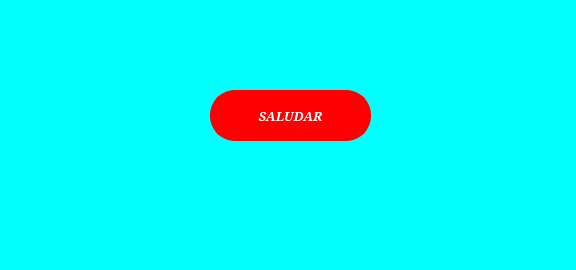
<?xml version="1.0" encoding="UTF-8"?>
<ui version="4.0">
 <class>MainWindow</class>
 <widget class="QMainWindow" name="MainWindow">
  <property name="geometry">
   <rect>
    <x>0</x>
    <y>0</y>
    <width>576</width>
    <height>270</height>
   </rect>
  </property>
  <property name="windowTitle">
   <string>MainWindow</string>
  </property>
  <property name="styleSheet">
   <string notr="true">background-color: rgb(0, 255, 255);
border-radius: 10px;

</string>
  </property>
  <widget class="QWidget" name="centralwidget">
   <widget class="QPushButton" name="btn_saludar">
    <property name="geometry">
     <rect>
      <x>210</x>
      <y>90</y>
      <width>161</width>
      <height>51</height>
     </rect>
    </property>
    <property name="font">
     <font>
      <family>MS Serif</family>
      <pointsize>10</pointsize>
      <weight>75</weight>
      <italic>true</italic>
      <bold>true</bold>
      <underline>false</underline>
      <strikeout>false</strikeout>
     </font>
    </property>
    <property name="toolTip">
     <string>&lt;html&gt;&lt;head/&gt;&lt;body&gt;&lt;p&gt;&lt;span style=&quot; font-size:12pt;&quot;&gt;SALUDAR&lt;/span&gt;&lt;/p&gt;&lt;/body&gt;&lt;/html&gt;</string>
    </property>
    <property name="styleSheet">
     <string notr="true">background-color:rgb(255, 0, 0);
border: 5px solid red;
border-radius: 25px;
color: rgb(255, 255, 255)</string>
    </property>
    <property name="text">
     <string>SALUDAR</string>
    </property>
   </widget>
  </widget>
  <widget class="QMenuBar" name="menubar">
   <property name="geometry">
    <rect>
     <x>0</x>
     <y>0</y>
     <width>576</width>
     <height>26</height>
    </rect>
   </property>
  </widget>
  <widget class="QStatusBar" name="statusbar"/>
 </widget>
 <resources/>
 <connections/>
</ui>
